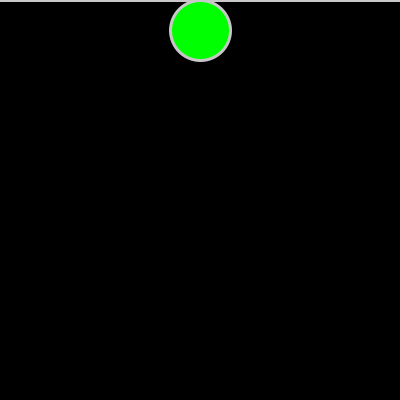
Frame 1 (no input)
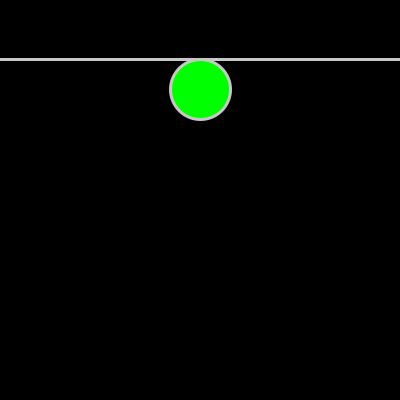
Frame 60 (the mouse pressed at the canvas centre just before this capture)
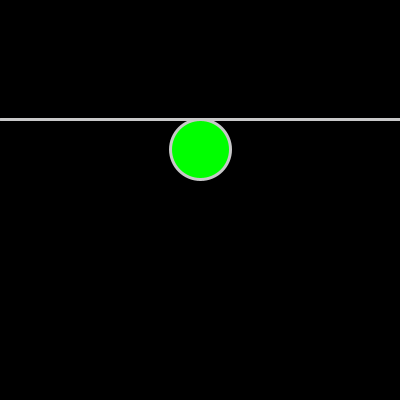
Frame 120 (the mouse held since frame 60 and released just before this capture)

The Processing sketch that drew these frames (run headless with seeded random() and noise(); from frame 60 on, the mouse is pressed at the canvas centre):

// Processing sketch: Ejercicio19
// ── Ejercicio19.pde
int coordY, movimiento, radio;

void setup(){
  size(400, 400);
  coordY = 0;
  movimiento = 1;
  radio = 60;
}

void draw(){
  background(0);
  stroke(#C8C8C9);
  strokeWeight(3);
  line(0, coordY, width, coordY);
  fill(#00FF00);
  circle(width / 2, coordY + (radio/2), radio);
  coordY += movimiento;
  if(coordY >= height || coordY <= 0){
    movimiento *= -1;
    radio *= -1;
  }
}
